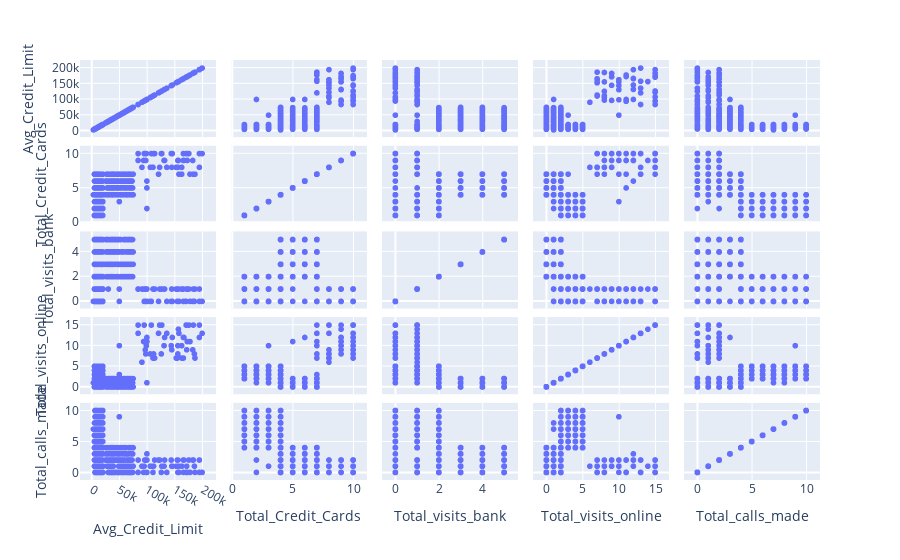

The notebook cell saved with this chart:
### Code cell
#Create scatter matrix plot for all variable pairs
fig = px.scatter_matrix(df)
fig.show()

### Figure 1 — Plotly figure (JSON) as saved in the notebook; plotly's stock layout.template omitted (floating-point values rounded to 4 significant figures; data arrays with more than 128 entries replaced by an {"elided": "..."} marker saying what was removed)
{"data": [{"dimensions": [{"axis": {"matches": true}, "label": "Avg_Credit_Limit", "values": {"elided": "660 int values"}}, {"axis": {"matches": true}, "label": "Total_Credit_Cards", "values": {"elided": "660 int values"}}, {"axis": {"matches": true}, "label": "Total_visits_bank", "values": {"elided": "660 int values"}}, {"axis": {"matches": true}, "label": "Total_visits_online", "values": {"elided": "660 int values"}}, {"axis": {"matches": true}, "label": "Total_calls_made", "values": {"elided": "660 int values"}}], "hovertemplate": "%{xaxis.title.text}=%{x}<br>%{yaxis.title.text}=%{y}<extra></extra>", "legendgroup": "", "marker": {"color": "#636efa", "symbol": "circle"}, "name": "", "showlegend": false, "type": "splom"}], "layout": {"dragmode": "select", "legend": {"tracegroupgap": 0}, "margin": {"t": 60}}}
